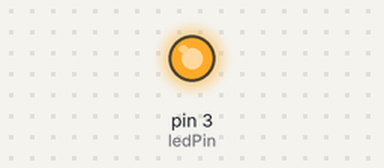
Bench run of a sketch on a simulated Arduino Uno, built with avr-gcc and run on an emulated ATmega328P. Shown: output pins drawn as LEDs (lit = HIGH).

Above: at 0.2 s.
At 3.7 s:
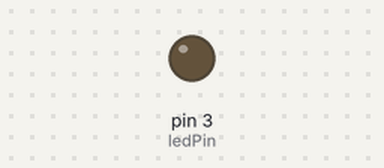
Timing chart, 0 to 6.5 s (numbered marks = the images above):
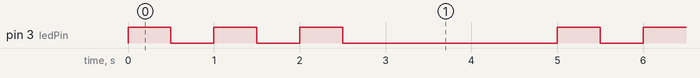

The sketch:

03_LED-Blink-3times.ino
```cpp
const int ledPin = 3; //3:ConnectorA 4:ConnectorB 10:Builtin

void setup() {
  pinMode(ledPin, OUTPUT);
}

void loop() {
  for(int i = 0; i < 3; i++){
    digitalWrite(ledPin, HIGH); //ON
    delay(500); //0.5sec
    digitalWrite(ledPin, LOW); //OFF
    delay(500); //0.5sec
  }
  delay(2000); //2sec
}
```

Measured:
- by itself, pin 3 (ledPin): repeats every 5.0 s: 2 × (LOW 0.50 s, HIGH 0.50 s), LOW 2.5 s, HIGH 0.50 s
- by itself, everything shown: repeats every 5.0 s, in 6 steps
